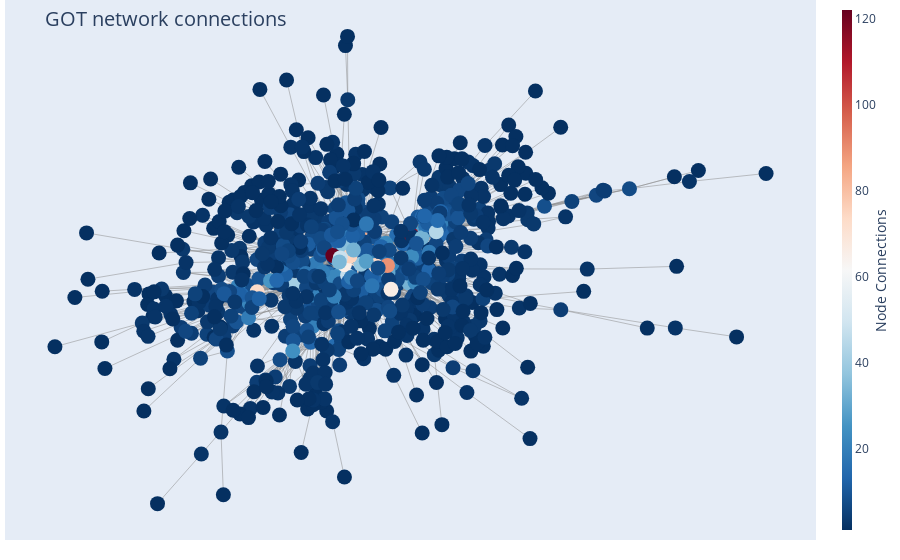

Here is the notebook cell this chart was saved with:
### Markdown cell above
**Let's draw the first graph for all the data**

### Code cell
draw_plotly_network_graph(Graph_obj = G, filter = None, filter_nodesbydegree = None)

# Note: This cell will take some time to run

### Figure 1 — Plotly figure (JSON) as saved in the notebook; plotly's stock layout.template omitted (floating-point values rounded to 4 significant figures; data arrays with more than 128 entries replaced by an {"elided": "..."} marker saying what was removed)
{"data": [{"hoverinfo": "none", "line": {"color": "#888", "width": 0.5}, "mode": "lines", "type": "scatter", "x": {"elided": "8469 float values"}, "y": {"elided": "8469 float values"}}, {"hoverinfo": "text", "marker": {"color": {"elided": "796 int values"}, "colorbar": {"thickness": 10, "title": {"side": "right", "text": "Node Connections"}, "xanchor": "left"}, "colorscale": [[0, "rgb(103,0,31)"], [0.1, "rgb(178,24,43)"], [0.2, "rgb(214,96,77)"], [0.3, "rgb(244,165,130)"], [0.4, "rgb(253,219,199)"], [0.5, "rgb(247,247,247)"], [0.6, "rgb(209,229,240)"], [0.7, "rgb(146,197,222)"], [0.8, "rgb(67,147,195)"], [0.9, "rgb(33,102,172)"], [1, "rgb(5,48,97)"]], "line": {"width": 0}, "reversescale": true, "showscale": true, "size": 15}, "mode": "markers", "text": {"elided": "796 str values"}, "type": "scatter", "x": {"elided": "796 float values"}, "y": {"elided": "796 float values"}}], "layout": {"annotations": [{"showarrow": false, "text": "", "xref": "paper", "yref": "paper"}], "hovermode": "closest", "margin": {"b": 20, "l": 5, "r": 5, "t": 0}, "showlegend": false, "title": {"font": {"size": 20}, "text": "<br>GOT network connections"}, "xaxis": {"showgrid": false, "showticklabels": false, "zeroline": false}, "yaxis": {"showgrid": false, "showticklabels": false, "zeroline": false}}}
